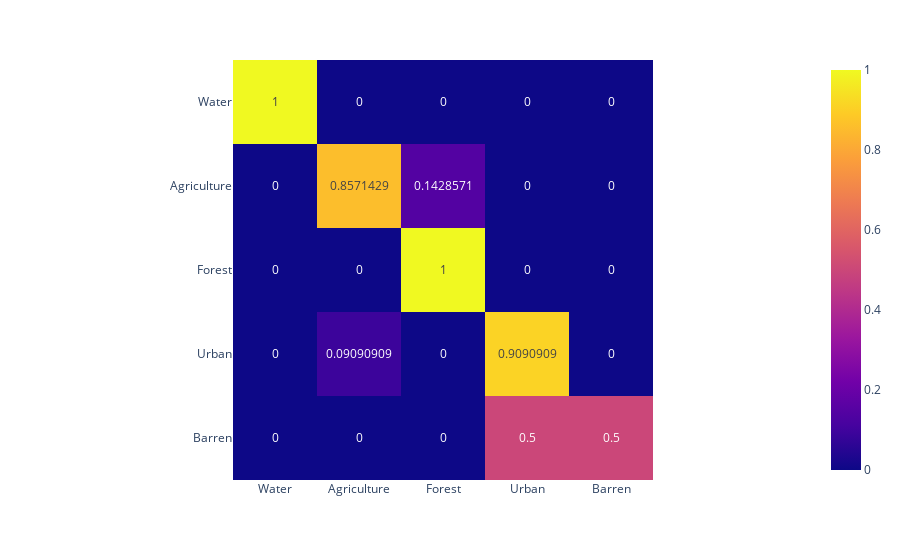

Notebook code for this chart:
### Markdown cell above
### Random Forest

### Code cell
from sklearn.metrics import confusion_matrix, accuracy_score, classification_report
from sklearn.ensemble import RandomForestClassifier

# Train the classifier
cName = 'RF'
clf = RandomForestClassifier(random_state=42)
clf.fit(X_train, y_train)

# Predictions
clf_pred = clf.predict(X_test)

# Print accuracy and classification report
print(f"Accuracy {cName}: {accuracy_score(y_test, clf_pred) * 100:.2f}%")
print(classification_report(y_test, clf_pred))

# Confusion Matrix
cm = confusion_matrix(y_test, clf_pred)
print('Confusion Matrix RF: \n', cm)

# Convert confusion matrix to row-wise percentage and ensure it's correct
cm_percent = cm.astype('float') / cm.sum(axis=1)[:, np.newaxis]
cm_percent = np.nan_to_num(cm_percent)  # Replace any NaNs with 0 if they exist

# Print the percentage matrix for verification
print("Confusion Matrix as Percentages:\n", cm_percent)

# Plot conussion matrix
import plotly.express as px

fig = px.imshow(cm_percent, text_auto=True, x=['Water', 'Agriculture', 'Forest', 'Urban','Barren'],y=['Water', 'Agriculture', 'Forest', 'Urban','Barren'])
fig.show()

### Figure 1 — Plotly figure (JSON) as saved in the notebook; plotly's stock layout.template omitted (floating-point values rounded to 4 significant figures)
{"data": [{"coloraxis": "coloraxis", "hovertemplate": "x: %{x}<br>y: %{y}<br>color: %{z}<extra></extra>", "name": "0", "texttemplate": "%{z}", "type": "heatmap", "x": ["Water", "Agriculture", "Forest", "Urban", "Barren"], "xaxis": "x", "y": ["Water", "Agriculture", "Forest", "Urban", "Barren"], "yaxis": "y", "z": [[1, 0, 0, 0, 0], [0, 0.8571, 0.1429, 0, 0], [0, 0, 1, 0, 0], [0, 0.09091, 0, 0.9091, 0], [0, 0, 0, 0.5, 0.5]]}], "layout": {"coloraxis": {"colorscale": [[0, "#0d0887"], [0.1111, "#46039f"], [0.2222, "#7201a8"], [0.3333, "#9c179e"], [0.4444, "#bd3786"], [0.5556, "#d8576b"], [0.6667, "#ed7953"], [0.7778, "#fb9f3a"], [0.8889, "#fdca26"], [1, "#f0f921"]]}, "margin": {"t": 60}, "xaxis": {"anchor": "y", "constrain": "domain", "domain": [0, 1], "scaleanchor": "y"}, "yaxis": {"anchor": "x", "autorange": "reversed", "constrain": "domain", "domain": [0, 1]}}}
